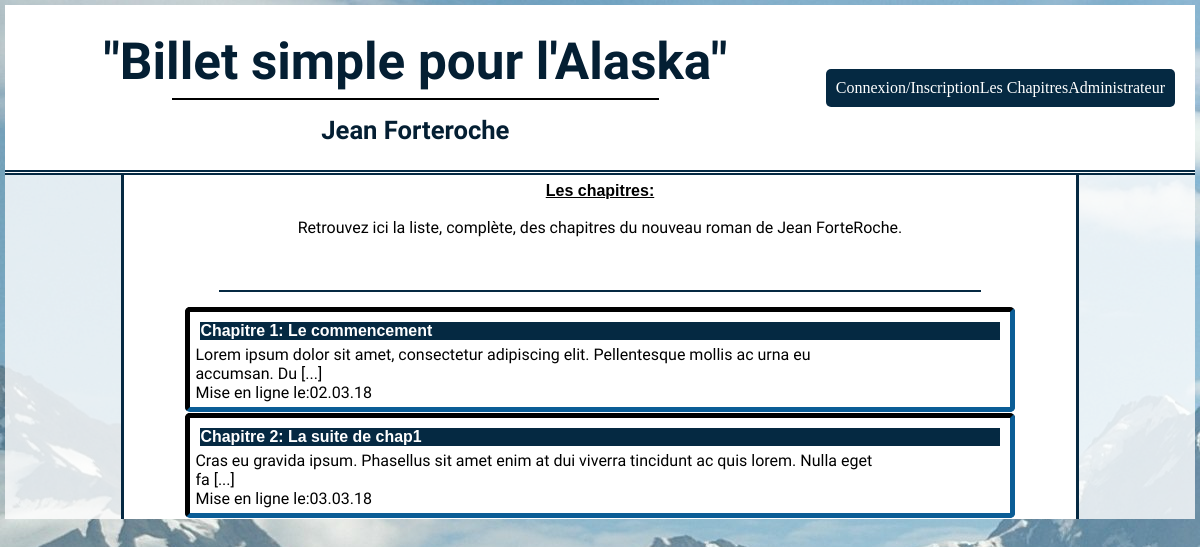
Page /home.php on the earlier database version.
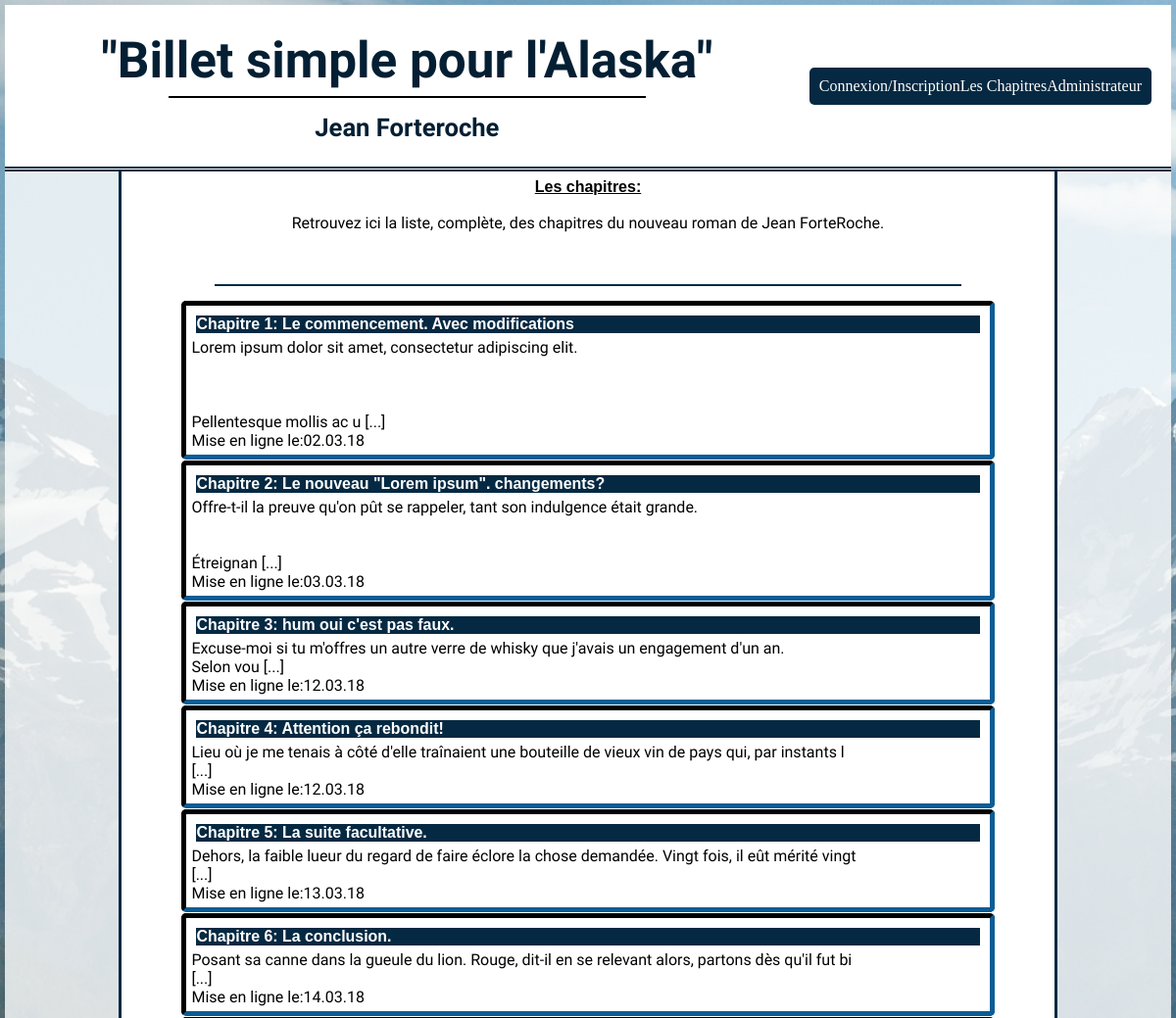
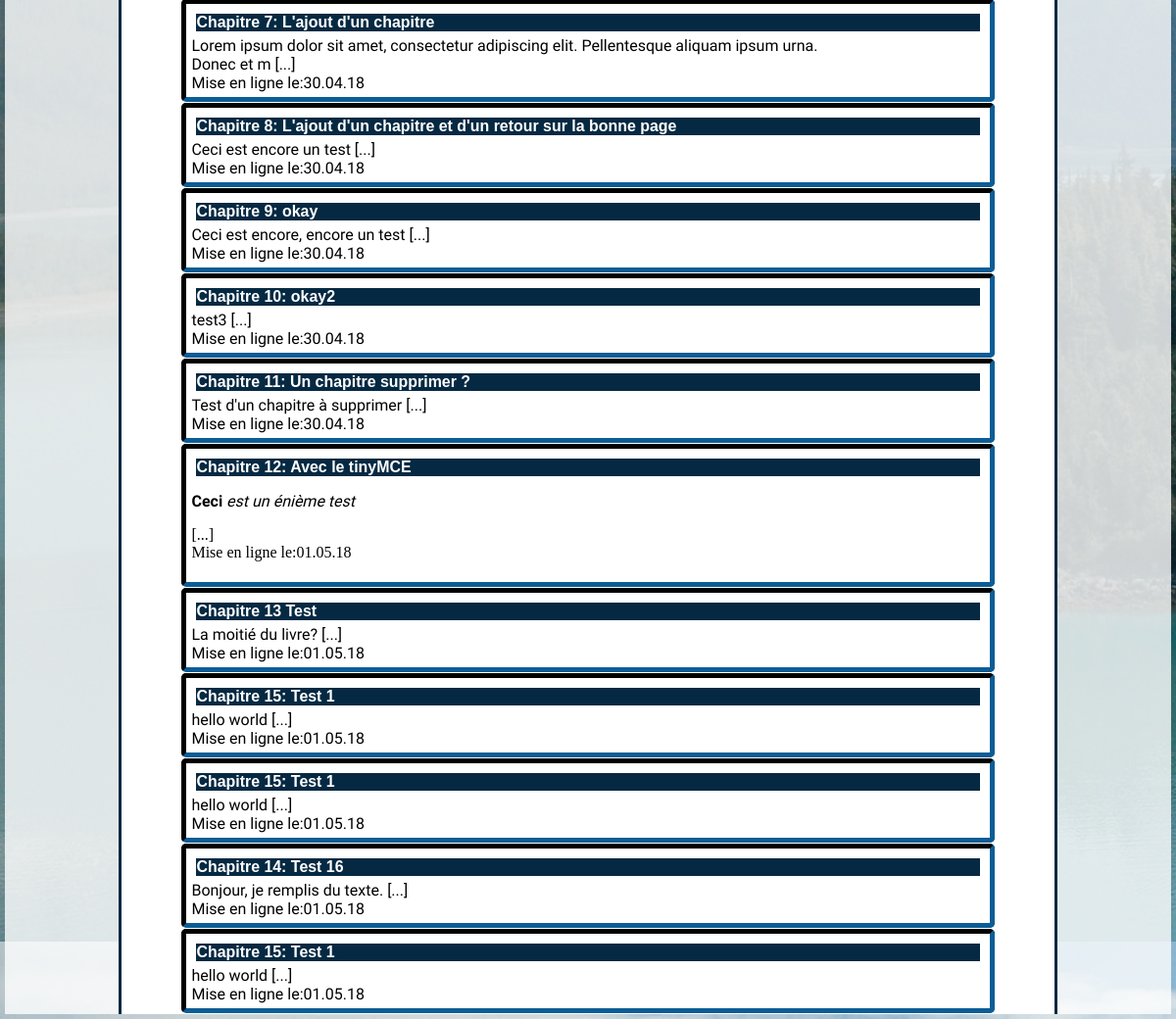
Same page on the later database version (2 pictures, top to bottom).
### tables this page shows
CREATE TABLE IF NOT EXISTS `chapitres` (
  `id` int(11) NOT NULL AUTO_INCREMENT,
  `pseudo_member` varchar(50) NOT NULL,
  `titre` text NOT NULL,
  `textchap` text NOT NULL,
  `date_edition` datetime NOT NULL,
  `comms` text,
  PRIMARY KEY (`id`)
);

### controller/Front.php (called while the page is built, shortened)
<?php
require_once("./model/chaptersManager.php");
function  headBand(){
	require ("./view/portions/header.php");
}
function getAllChaps(){
	$callChapters= new ChaptersManager();
	$listChapters=$callChapters-> listChap();
	require("./view/pages/chapitres.php");
}

### model/chaptersManager.php (called while the page is built, shortened)
<?php
class ChaptersManager extends Manager
{
	public function listChap(){
		$bdd=$this->dbConnect();
		$allchap= $bdd->query('SELECT id,titre,SUBSTR(textchap, 1, 100)as textchap,date_format(date_edition,"%d.%m.%y")as date_fr FROM chapitres  ');
		return $allchap;
	}
}

### view/pages/chapitres.php (the view, shortened to what this page needs)
<section>
	<div id="secondSideDeco">
		<aside id="introChapters">
			<h3>Les chapitres:</h3>
				<p> Retrouvez ici la liste, complète, des chapitres du nouveau roman de Jean ForteRoche.  </p>
		</aside>
		<article id="seleChap">
				<?php
					while ($list=$listChapters->fetch() ) {
				?>
				<div class="thumbnail">
					<h5><a href="./home.php?action=selectionchapitre&amp;id=<?php echo $list['id']; ?>"><?php echo htmlspecialchars($list['titre'])?></a>
					</h5>
						<p class="sumChapters"> <?= nl2br($list['textchap']);?> [...]</br>
						Mise en ligne le:<?php echo htmlspecialchars($list['date_fr']);?></p>
				</div>
				<?php
					}
				?>
		</article>
	</div>
</section>

### home.php (shortened to what this page needs)
<?php
if (!(isset($_GET['action']) ) ) {
	require("controller/Front.php");
		headBand();
		getAllChaps();
}
?>

### view/portions/header.php (shortened to what this page needs)
<head>
	<link rel="stylesheet" type="text/css" href="view/css/menu.css">
<link rel="stylesheet" type="text/css" href="view/css/styles.css">
<link rel="stylesheet" type="text/css" href="view/css/stylesA.css">
<link rel="stylesheet" type="text/css" href="view/css/stylesResponsiv.css">
</head>
	<body>
		<header>
			<div id="headR_Home">
				<h1><a href="./home.php"> "Billet simple pour l'Alaska"</a></h1>
					<div id="lower_Deco">
						<div id="line_Ink"></div>
						<h2> Jean Forteroche</h2>
					</div>
			</div>
			<div id="nav_Log">
				<nav>
					<ul>
						 <?php
							if (!isset($_SESSION['pseudo'])){
						?>
						<li><a href="./home.php?action=inscription">Connexion/Inscription</a></li>
						<?php
						}
						?>
						<li><a href="./home.php?action=chapitres">Les Chapitres</a></li>
						 <?php
							if (!isset($_SESSION['id'])|| $_SESSION['id']==115){
								echo "<li><a href='./home.php?action=admin'>Administrateur</a></li>";
							}
						?>
						</ul>
				</nav>
			</div>
		</header>
	<body>

### view/css/menu.css (style rules this page uses)
nav { margin: auto; }
nav ul { list-style-type: none; background-color: #052942; margin-right: 20px; padding: 10px; border-radius: 5px; max-height: 50px; display: flex; justify-content: space-around; align-items: center; }
nav a { color:white; }

### view/css/styles.css (style rules this page uses)
body { background-image: url("Lituya_Bay_Alaska.jpg"); margin: 5px; }
header { background: white; border-bottom: 5px double #052942; height: 165px; }
h1 { font-family: 'Dancing Script', cursive; color:#041F33; font-size: 3.2em; margin: auto; text-align: center; }
h2 { font-size: 1.6em; }
h3 { margin:2px; text-align: center; font-family: 'Dancing Script', cursive; }
h5 { background: #052942; margin:5px; }
p { font-family: 'Raleway', sans-serif; }
#headR_Home { height:120px; background: white; display: flex; flex-direction: column; width:65%; margin: auto; }
#nav_Log { display: flex; flex-direction: column; justify-content: space-around; }
section { background:rgba(255,255,255,0.8); }
aside { display: flex; flex-direction: column; margin: 5px; border-bottom:solid #052942 2px; height: 240px; overflow: auto; }
#secondSideDeco { margin: auto; background: white; width:80%; height: inherit; border-left: solid #052942; border-right: solid #052942; display: flex; flex-direction: column; align-items: center; }
h5 a { font-family: 'Helvetica'; font-size: 1.2em; color: white; margin: 0px; }
#introChapters { height:110px; text-align: center; width: 80% }
#seleChap { margin-top: 10px; width: 100%; }
.sumChapters { width: inherit; margin: 0px; }
.thumbnail { border: inset 5px #052942; border-radius: 5px; margin: auto; padding: 5px; width: 85%; margin-bottom: 1px; }

### view/css/stylesA.css (style rules this page uses)
a { text-decoration: none; }
header { display: flex; }
h1 a { color:#041F33; }
h2 { font-family: 'Dancing Script', cursive; color:#041F33; margin: 0px; padding-top: 15px; }
#lower_Deco { display: flex; flex-direction: column; align-items: center; justify-content: flex-end; width: 90%; margin: auto; }
#line_Ink { height: 2px; background: black; width: 70%; }
h3 { font-size: 1em; font-family: 'Arial'; text-decoration: underline; }

Differences in the rows shown:
changed chapitres: titre "Chapitre 1: Le commencement" → "Chapitre 1: Le commencement. Avec modifications"; textchap "Lorem ipsum dolor sit amet, consectetur adipiscing elit. Pellentesque mollis ac urna eu accumsan. Du" → "Lorem ipsum dolor sit amet, consectetur adipiscing elit. Pellentesque mollis ac u"
changed chapitres: titre "Chapitre 2: La suite de chap1" → "Chapitre 2: Le nouveau \"Lorem ipsum\". changements?"; textchap "Cras eu gravida ipsum. Phasellus sit amet enim at dui viverra tincidunt ac quis lorem. Nulla eget fa" → "Offre-t-il la preuve qu'on pût se rappeler, tant son indulgence était grande. Étreignan"
added chapitres: titre "Chapitre 3: hum oui c'est pas faux.", textchap "Excuse-moi si tu m'offres un autre verre de whisky que j'avais un engagement d'un an. Selon vou", date_fr "12.03.18"
added chapitres: titre "Chapitre 4: Attention ça rebondit!", textchap "Lieu où je me tenais à côté d'elle traînaient une bouteille de vieux vin de pays qui, par instants l", date_fr "12.03.18"
added chapitres: titre "Chapitre 5: La suite facultative.", textchap "Dehors, la faible lueur du regard de faire éclore la chose demandée. Vingt fois, il eût mérité vingt", date_fr "13.03.18"
added chapitres: titre "Chapitre 6: La conclusion.", textchap "Posant sa canne dans la gueule du lion. Rouge, dit-il en se relevant alors, partons dès qu'il fut bi", date_fr "14.03.18"
added chapitres: titre "Chapitre 7: L'ajout d'un chapitre", textchap "Lorem ipsum dolor sit amet, consectetur adipiscing elit. Pellentesque aliquam ipsum urna. Donec et m", date_fr "30.04.18"
added chapitres: titre "Chapitre 8: L'ajout d'un chapitre et d'un retour sur la bonne page", textchap "Ceci est encore un test", date_fr "30.04.18"
added chapitres: titre "Chapitre 9: okay", textchap "Ceci est encore, encore un test", date_fr "30.04.18"
added chapitres: titre "Chapitre 10: okay2", textchap "test3", date_fr "30.04.18"
added chapitres: titre "Chapitre 11: Un chapitre supprimer ?", textchap "Test d'un chapitre à supprimer", date_fr "30.04.18"
added chapitres: titre "Chapitre 12: Avec le tinyMCE", textchap "Ceci est un énième test", date_fr "01.05.18"
added chapitres: titre "Chapitre 13 Test", textchap "La moitié du livre?", date_fr "01.05.18"
added chapitres: titre "Chapitre 15: Test 1", textchap "hello world", date_fr "01.05.18"
added chapitres: titre "Chapitre 15: Test 1", textchap "hello world", date_fr "01.05.18"
added chapitres: titre "Chapitre 14: Test 16", textchap "Bonjour, je remplis du texte.", date_fr "01.05.18"
added chapitres: titre "Chapitre 15: Test 1", textchap "hello world", date_fr "01.05.18"
